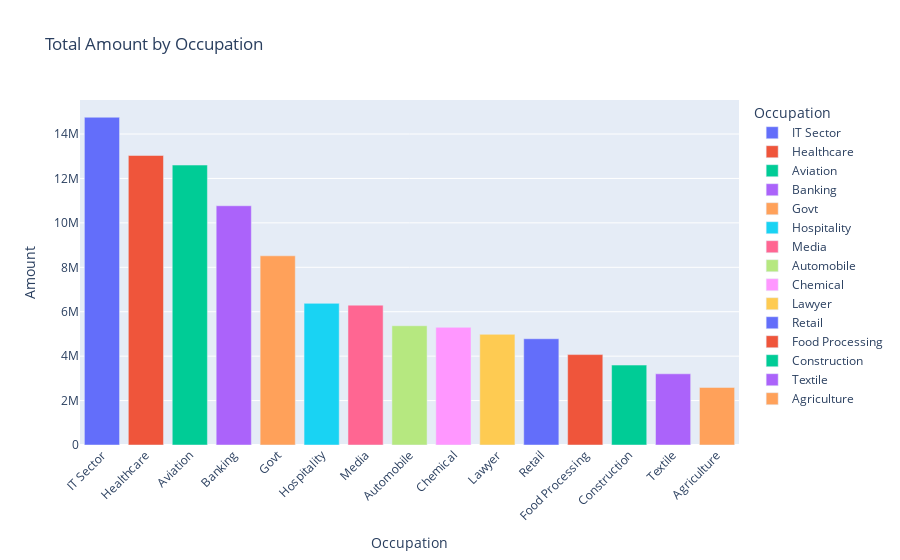

Source (notebook cell):
### Code cell
import plotly.express as px
data = df.groupby('Occupation', as_index=False)['Amount'].sum().sort_values(by='Amount', ascending=False)

# Create the interactive bar plot using Plotly Express
fig = px.bar(data, x='Occupation', y='Amount', title='Total Amount by Occupation',
             color='Occupation', color_continuous_scale='magma')

# Update the layout for better readability
fig.update_layout(xaxis_tickangle=-45, xaxis_title='Occupation', yaxis_title='Amount')

# Show the plot
fig.show()

### Figure 1 — Plotly figure (JSON) as saved in the notebook; plotly's stock layout.template omitted (floating-point values rounded to 4 significant figures)
{"data": [{"alignmentgroup": "True", "hovertemplate": "Occupation=%{x}<br>Amount=%{y}<extra></extra>", "legendgroup": "IT Sector", "marker": {"color": "#636efa", "pattern": {"shape": ""}}, "name": "IT Sector", "offsetgroup": "IT Sector", "orientation": "v", "showlegend": true, "textposition": "auto", "type": "bar", "x": ["IT Sector"], "xaxis": "x", "y": [14755079], "yaxis": "y"}, {"alignmentgroup": "True", "hovertemplate": "Occupation=%{x}<br>Amount=%{y}<extra></extra>", "legendgroup": "Healthcare", "marker": {"color": "#EF553B", "pattern": {"shape": ""}}, "name": "Healthcare", "offsetgroup": "Healthcare", "orientation": "v", "showlegend": true, "textposition": "auto", "type": "bar", "x": ["Healthcare"], "xaxis": "x", "y": [13030000.0], "yaxis": "y"}, {"alignmentgroup": "True", "hovertemplate": "Occupation=%{x}<br>Amount=%{y}<extra></extra>", "legendgroup": "Aviation", "marker": {"color": "#00cc96", "pattern": {"shape": ""}}, "name": "Aviation", "offsetgroup": "Aviation", "orientation": "v", "showlegend": true, "textposition": "auto", "type": "bar", "x": ["Aviation"], "xaxis": "x", "y": [12602298], "yaxis": "y"}, {"alignmentgroup": "True", "hovertemplate": "Occupation=%{x}<br>Amount=%{y}<extra></extra>", "legendgroup": "Banking", "marker": {"color": "#ab63fa", "pattern": {"shape": ""}}, "name": "Banking", "offsetgroup": "Banking", "orientation": "v", "showlegend": true, "textposition": "auto", "type": "bar", "x": ["Banking"], "xaxis": "x", "y": [10770000.0], "yaxis": "y"}, {"alignmentgroup": "True", "hovertemplate": "Occupation=%{x}<br>Amount=%{y}<extra></extra>", "legendgroup": "Govt", "marker": {"color": "#FFA15A", "pattern": {"shape": ""}}, "name": "Govt", "offsetgroup": "Govt", "orientation": "v", "showlegend": true, "textposition": "auto", "type": "bar", "x": ["Govt"], "xaxis": "x", "y": [8517212], "yaxis": "y"}, {"alignmentgroup": "True", "hovertemplate": "Occupation=%{x}<br>Amount=%{y}<extra></extra>", "legendgroup": "Hospitality", "marker": {"color": "#19d3f3", "pattern": {"shape": ""}}, "name": "Hospitality", "offsetgroup": "Hospitality", "orientation": "v", "showlegend": true, "textposition": "auto", "type": "bar", "x": ["Hospitality"], "xaxis": "x", "y": [6376405], "yaxis": "y"}, {"alignmentgroup": "True", "hovertemplate": "Occupation=%{x}<br>Amount=%{y}<extra></extra>", "legendgroup": "Media", "marker": {"color": "#FF6692", "pattern": {"shape": ""}}, "name": "Media", "offsetgroup": "Media", "orientation": "v", "showlegend": true, "textposition": "auto", "type": "bar", "x": ["Media"], "xaxis": "x", "y": [6296000.0], "yaxis": "y"}, {"alignmentgroup": "True", "hovertemplate": "Occupation=%{x}<br>Amount=%{y}<extra></extra>", "legendgroup": "Automobile", "marker": {"color": "#B6E880", "pattern": {"shape": ""}}, "name": "Automobile", "offsetgroup": "Automobile", "orientation": "v", "showlegend": true, "textposition": "auto", "type": "bar", "x": ["Automobile"], "xaxis": "x", "y": [5368596], "yaxis": "y"}, {"alignmentgroup": "True", "hovertemplate": "Occupation=%{x}<br>Amount=%{y}<extra></extra>", "legendgroup": "Chemical", "marker": {"color": "#FF97FF", "pattern": {"shape": ""}}, "name": "Chemical", "offsetgroup": "Chemical", "orientation": "v", "showlegend": true, "textposition": "auto", "type": "bar", "x": ["Chemical"], "xaxis": "x", "y": [5297436], "yaxis": "y"}, {"alignmentgroup": "True", "hovertemplate": "Occupation=%{x}<br>Amount=%{y}<extra></extra>", "legendgroup": "Lawyer", "marker": {"color": "#FECB52", "pattern": {"shape": ""}}, "name": "Lawyer", "offsetgroup": "Lawyer", "orientation": "v", "showlegend": true, "textposition": "auto", "type": "bar", "x": ["Lawyer"], "xaxis": "x", "y": [4981665], "yaxis": "y"}, {"alignmentgroup": "True", "hovertemplate": "Occupation=%{x}<br>Amount=%{y}<extra></extra>", "legendgroup": "Retail", "marker": {"color": "#636efa", "pattern": {"shape": ""}}, "name": "Retail", "offsetgroup": "Retail", "orientation": "v", "showlegend": true, "textposition": "auto", "type": "bar", "x": ["Retail"], "xaxis": "x", "y": [4783170], "yaxis": "y"}, {"alignmentgroup": "True", "hovertemplate": "Occupation=%{x}<br>Amount=%{y}<extra></extra>", "legendgroup": "Food Processing", "marker": {"color": "#EF553B", "pattern": {"shape": ""}}, "name": "Food Processing", "offsetgroup": "Food Processing", "orientation": "v", "showlegend": true, "textposition": "auto", "type": "bar", "x": ["Food Processing"], "xaxis": "x", "y": [4070670], "yaxis": "y"}, {"alignmentgroup": "True", "hovertemplate": "Occupation=%{x}<br>Amount=%{y}<extra></extra>", "legendgroup": "Construction", "marker": {"color": "#00cc96", "pattern": {"shape": ""}}, "name": "Construction", "offsetgroup": "Construction", "orientation": "v", "showlegend": true, "textposition": "auto", "type": "bar", "x": ["Construction"], "xaxis": "x", "y": [3597511], "yaxis": "y"}, {"alignmentgroup": "True", "hovertemplate": "Occupation=%{x}<br>Amount=%{y}<extra></extra>", "legendgroup": "Textile", "marker": {"color": "#ab63fa", "pattern": {"shape": ""}}, "name": "Textile", "offsetgroup": "Textile", "orientation": "v", "showlegend": true, "textposition": "auto", "type": "bar", "x": ["Textile"], "xaxis": "x", "y": [3204972], "yaxis": "y"}, {"alignmentgroup": "True", "hovertemplate": "Occupation=%{x}<br>Amount=%{y}<extra></extra>", "legendgroup": "Agriculture", "marker": {"color": "#FFA15A", "pattern": {"shape": ""}}, "name": "Agriculture", "offsetgroup": "Agriculture", "orientation": "v", "showlegend": true, "textposition": "auto", "type": "bar", "x": ["Agriculture"], "xaxis": "x", "y": [2593087], "yaxis": "y"}], "layout": {"barmode": "relative", "legend": {"title": {"text": "Occupation"}, "tracegroupgap": 0}, "title": {"text": "Total Amount by Occupation"}, "xaxis": {"anchor": "y", "categoryarray": ["IT Sector", "Healthcare", "Aviation", "Banking", "Govt", "Hospitality", "Media", "Automobile", "Chemical", "Lawyer", "Retail", "Food Processing", "Construction", "Textile", "Agriculture"], "categoryorder": "array", "domain": [0, 1], "tickangle": -45, "title": {"text": "Occupation"}}, "yaxis": {"anchor": "x", "domain": [0, 1], "title": {"text": "Amount"}}}}
